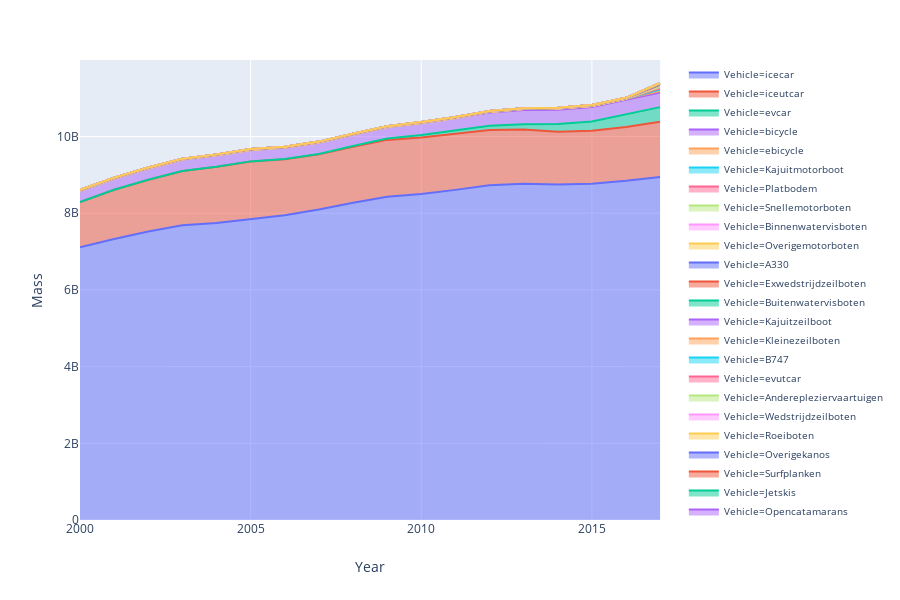

Notebook cell for this chart:
### Code cell
func.PlotMass1D(mat, D='Vehicle')

### Figure 1 — Plotly figure (JSON) as saved in the notebook; plotly's stock layout.template omitted (floating-point values rounded to 4 significant figures)
{"data": [{"hoverlabel": {"namelength": 0}, "hovertemplate": "Vehicle=icecar<br>Year=%{x}<br>Mass=%{y}", "legendgroup": "Vehicle=icecar", "line": {"color": "#636efa"}, "mode": "lines", "name": "Vehicle=icecar", "orientation": "v", "showlegend": true, "stackgroup": "1", "type": "scatter", "x": [2005, 2013, 2010, 2002, 2016, 2015, 2004, 2007, 2011, 2006, 2001, 2012, 2009, 2000, 2017, 2014, 2008, 2003], "xaxis": "x", "y": [7836000000.0, 8772000000.0, 8500000000.0, 7522000000.0, 8845000000.0, 8770000000.0, 7744000000.0, 8096000000.0, 8609000000.0, 7945000000.0, 7330000000.0, 8731000000.0, 8429000000.0, 7111000000.0, 8943000000.0, 8747000000.0, 8274000000.0, 7684000000.0], "yaxis": "y"}, {"hoverlabel": {"namelength": 0}, "hovertemplate": "Vehicle=iceutcar<br>Year=%{x}<br>Mass=%{y}", "legendgroup": "Vehicle=iceutcar", "line": {"color": "#EF553B"}, "mode": "lines", "name": "Vehicle=iceutcar", "orientation": "v", "showlegend": true, "stackgroup": "1", "type": "scatter", "x": [2013, 2009, 2004, 2015, 2016, 2003, 2017, 2006, 2010, 2005, 2008, 2001, 2011, 2007, 2012, 2014, 2000, 2002], "xaxis": "x", "y": [1409000000.0, 1484000000.0, 1468000000.0, 1379000000.0, 1401000000.0, 1416000000.0, 1442000000.0, 1462000000.0, 1478000000.0, 1513000000.0, 1461000000.0, 1280000000.0, 1459000000.0, 1439000000.0, 1439000000.0, 1380000000.0, 1179000000.0, 1351000000.0], "yaxis": "y"}, {"hoverlabel": {"namelength": 0}, "hovertemplate": "Vehicle=evcar<br>Year=%{x}<br>Mass=%{y}", "legendgroup": "Vehicle=evcar", "line": {"color": "#00cc96"}, "mode": "lines", "name": "Vehicle=evcar", "orientation": "v", "showlegend": true, "stackgroup": "1", "type": "scatter", "x": [2015, 2009, 2006, 2012, 2007, 2008, 2005, 2001, 2004, 2014, 2010, 2003, 2013, 2000, 2016, 2002, 2017, 2011], "xaxis": "x", "y": [243000000.0, 36440000.0, 7185000.0, 109300000.0, 11970000.0, 17600000.0, 2600000.0, 90360.0, 807000.0, 202000000.0, 61670000.0, 807000.0, 141300000.0, 62320.0, 328100000.0, 679300.0, 382400000.0, 86980000.0], "yaxis": "y"}, {"hoverlabel": {"namelength": 0}, "hovertemplate": "Vehicle=bicycle<br>Year=%{x}<br>Mass=%{y}", "legendgroup": "Vehicle=bicycle", "line": {"color": "#ab63fa"}, "mode": "lines", "name": "Vehicle=bicycle", "orientation": "v", "showlegend": true, "stackgroup": "1", "type": "scatter", "x": [2012, 2014, 2011, 2009, 2013, 2010, 2006, 2008, 2005, 2000, 2001, 2017, 2002, 2004, 2016, 2003, 2007, 2015], "xaxis": "x", "y": [344718400, 372892500, 331460000, 298314000, 369577900, 314887000, 298314000, 298314000, 298314000, 294999400, 294999400, 377864400, 294999400, 298314000, 377864400, 298314000, 298314000, 376207100], "yaxis": "y"}, {"hoverlabel": {"namelength": 0}, "hovertemplate": "Vehicle=ebicycle<br>Year=%{x}<br>Mass=%{y}", "legendgroup": "Vehicle=ebicycle", "line": {"color": "#FFA15A"}, "mode": "lines", "name": "Vehicle=ebicycle", "orientation": "v", "showlegend": true, "stackgroup": "1", "type": "scatter", "x": [2015, 2013, 2014, 2017, 2016, 2012], "xaxis": "x", "y": [30745000, 23650000, 28380000, 42570000, 33110000, 18920000], "yaxis": "y"}, {"hoverlabel": {"namelength": 0}, "hovertemplate": "Vehicle=Kajuitmotorboot<br>Year=%{x}<br>Mass=%{y}", "legendgroup": "Vehicle=Kajuitmotorboot", "line": {"color": "#19d3f3"}, "mode": "lines", "name": "Vehicle=Kajuitmotorboot", "orientation": "v", "showlegend": true, "stackgroup": "1", "type": "scatter", "x": [2017], "xaxis": "x", "y": [40982988], "yaxis": "y"}, {"hoverlabel": {"namelength": 0}, "hovertemplate": "Vehicle=Platbodem<br>Year=%{x}<br>Mass=%{y}", "legendgroup": "Vehicle=Platbodem", "line": {"color": "#FF6692"}, "mode": "lines", "name": "Vehicle=Platbodem", "orientation": "v", "showlegend": true, "stackgroup": "1", "type": "scatter", "x": [2017], "xaxis": "x", "y": [32010000.0], "yaxis": "y"}, {"hoverlabel": {"namelength": 0}, "hovertemplate": "Vehicle=Snellemotorboten<br>Year=%{x}<br>Mass=%{y}", "legendgroup": "Vehicle=Snellemotorboten", "line": {"color": "#B6E880"}, "mode": "lines", "name": "Vehicle=Snellemotorboten", "orientation": "v", "showlegend": true, "stackgroup": "1", "type": "scatter", "x": [2017], "xaxis": "x", "y": [30000000], "yaxis": "y"}, {"hoverlabel": {"namelength": 0}, "hovertemplate": "Vehicle=Binnenwatervisboten<br>Year=%{x}<br>Mass=%{y}", "legendgroup": "Vehicle=Binnenwatervisboten", "line": {"color": "#FF97FF"}, "mode": "lines", "name": "Vehicle=Binnenwatervisboten", "orientation": "v", "showlegend": true, "stackgroup": "1", "type": "scatter", "x": [2017], "xaxis": "x", "y": [30000000], "yaxis": "y"}, {"hoverlabel": {"namelength": 0}, "hovertemplate": "Vehicle=Overigemotorboten<br>Year=%{x}<br>Mass=%{y}", "legendgroup": "Vehicle=Overigemotorboten", "line": {"color": "#FECB52"}, "mode": "lines", "name": "Vehicle=Overigemotorboten", "orientation": "v", "showlegend": true, "stackgroup": "1", "type": "scatter", "x": [2017], "xaxis": "x", "y": [18000000], "yaxis": "y"}, {"hoverlabel": {"namelength": 0}, "hovertemplate": "Vehicle=A330<br>Year=%{x}<br>Mass=%{y}", "legendgroup": "Vehicle=A330", "line": {"color": "#636efa"}, "mode": "lines", "name": "Vehicle=A330", "orientation": "v", "showlegend": true, "stackgroup": "1", "type": "scatter", "x": [2013, 2015, 2017, 2014, 2016, 2000, 2011, 2003, 2008, 2006, 2002, 2009, 2005, 2007, 2010, 2001, 2004, 2012], "xaxis": "x", "y": [16620000.0, 15930000.0, 16730000.0, 16330000.0, 16270000.0, 16270000.0, 16560000.0, 18620000.0, 16850000.0, 16450000.0, 16670000.0, 17870000.0, 16620000.0, 16790000.0, 17250000.0, 16790000.0, 18040000.0, 16450000.0], "yaxis": "y"}, {"hoverlabel": {"namelength": 0}, "hovertemplate": "Vehicle=Exwedstrijdzeilboten<br>Year=%{x}<br>Mass=%{y}", "legendgroup": "Vehicle=Exwedstrijdzeilboten", "line": {"color": "#EF553B"}, "mode": "lines", "name": "Vehicle=Exwedstrijdzeilboten", "orientation": "v", "showlegend": true, "stackgroup": "1", "type": "scatter", "x": [2017], "xaxis": "x", "y": [8500000], "yaxis": "y"}, {"hoverlabel": {"namelength": 0}, "hovertemplate": "Vehicle=Buitenwatervisboten<br>Year=%{x}<br>Mass=%{y}", "legendgroup": "Vehicle=Buitenwatervisboten", "line": {"color": "#00cc96"}, "mode": "lines", "name": "Vehicle=Buitenwatervisboten", "orientation": "v", "showlegend": true, "stackgroup": "1", "type": "scatter", "x": [2017], "xaxis": "x", "y": [7500000], "yaxis": "y"}, {"hoverlabel": {"namelength": 0}, "hovertemplate": "Vehicle=Kajuitzeilboot<br>Year=%{x}<br>Mass=%{y}", "legendgroup": "Vehicle=Kajuitzeilboot", "line": {"color": "#ab63fa"}, "mode": "lines", "name": "Vehicle=Kajuitzeilboot", "orientation": "v", "showlegend": true, "stackgroup": "1", "type": "scatter", "x": [2017], "xaxis": "x", "y": [4679000.0], "yaxis": "y"}, {"hoverlabel": {"namelength": 0}, "hovertemplate": "Vehicle=Kleinezeilboten<br>Year=%{x}<br>Mass=%{y}", "legendgroup": "Vehicle=Kleinezeilboten", "line": {"color": "#FFA15A"}, "mode": "lines", "name": "Vehicle=Kleinezeilboten", "orientation": "v", "showlegend": true, "stackgroup": "1", "type": "scatter", "x": [2017], "xaxis": "x", "y": [4000000], "yaxis": "y"}, {"hoverlabel": {"namelength": 0}, "hovertemplate": "Vehicle=B747<br>Year=%{x}<br>Mass=%{y}", "legendgroup": "Vehicle=B747", "line": {"color": "#19d3f3"}, "mode": "lines", "name": "Vehicle=B747", "orientation": "v", "showlegend": true, "stackgroup": "1", "type": "scatter", "x": [2012, 2004, 2005, 2016, 2006, 2002, 2007, 2015, 2003, 2008, 2009, 2014, 2001, 2010, 2000, 2011, 2013, 2017], "xaxis": "x", "y": [4954500, 5321500, 5321500, 4771000, 5505000, 6789500, 5505000, 5138000, 6239000, 5505000, 5505000, 5321500, 6973000, 5138000, 6973000, 5138000, 5321500, 3853500], "yaxis": "y"}, {"hoverlabel": {"namelength": 0}, "hovertemplate": "Vehicle=evutcar<br>Year=%{x}<br>Mass=%{y}", "legendgroup": "Vehicle=evutcar", "line": {"color": "#FF6692"}, "mode": "lines", "name": "Vehicle=evutcar", "orientation": "v", "showlegend": true, "stackgroup": "1", "type": "scatter", "x": [2002, 2001, 2017, 2000, 2012, 2006, 2003, 2011, 2010, 2013, 2009, 2008, 2014, 2007, 2016, 2015, 2005, 2004], "xaxis": "x", "y": [75340.0, 80050.0, 3576000.0, 75340.0, 322500.0, 65920.0, 63570.0, 143600.0, 61210.0, 1081000.0, 49440.0, 54150.0, 1460000.0, 61210.0, 3240000.0, 2750000.0, 77690.0, 75340.0], "yaxis": "y"}, {"hoverlabel": {"namelength": 0}, "hovertemplate": "Vehicle=Anderepleziervaartuigen<br>Year=%{x}<br>Mass=%{y}", "legendgroup": "Vehicle=Anderepleziervaartuigen", "line": {"color": "#B6E880"}, "mode": "lines", "name": "Vehicle=Anderepleziervaartuigen", "orientation": "v", "showlegend": true, "stackgroup": "1", "type": "scatter", "x": [2017], "xaxis": "x", "y": [2995062], "yaxis": "y"}, {"hoverlabel": {"namelength": 0}, "hovertemplate": "Vehicle=Wedstrijdzeilboten<br>Year=%{x}<br>Mass=%{y}", "legendgroup": "Vehicle=Wedstrijdzeilboten", "line": {"color": "#FF97FF"}, "mode": "lines", "name": "Vehicle=Wedstrijdzeilboten", "orientation": "v", "showlegend": true, "stackgroup": "1", "type": "scatter", "x": [2017], "xaxis": "x", "y": [2000000], "yaxis": "y"}, {"hoverlabel": {"namelength": 0}, "hovertemplate": "Vehicle=Roeiboten<br>Year=%{x}<br>Mass=%{y}", "legendgroup": "Vehicle=Roeiboten", "line": {"color": "#FECB52"}, "mode": "lines", "name": "Vehicle=Roeiboten", "orientation": "v", "showlegend": true, "stackgroup": "1", "type": "scatter", "x": [2017], "xaxis": "x", "y": [1300000], "yaxis": "y"}, {"hoverlabel": {"namelength": 0}, "hovertemplate": "Vehicle=Overigekanos<br>Year=%{x}<br>Mass=%{y}", "legendgroup": "Vehicle=Overigekanos", "line": {"color": "#636efa"}, "mode": "lines", "name": "Vehicle=Overigekanos", "orientation": "v", "showlegend": true, "stackgroup": "1", "type": "scatter", "x": [2017], "xaxis": "x", "y": [700000], "yaxis": "y"}, {"hoverlabel": {"namelength": 0}, "hovertemplate": "Vehicle=Surfplanken<br>Year=%{x}<br>Mass=%{y}", "legendgroup": "Vehicle=Surfplanken", "line": {"color": "#EF553B"}, "mode": "lines", "name": "Vehicle=Surfplanken", "orientation": "v", "showlegend": true, "stackgroup": "1", "type": "scatter", "x": [2017], "xaxis": "x", "y": [626000], "yaxis": "y"}, {"hoverlabel": {"namelength": 0}, "hovertemplate": "Vehicle=Jetskis<br>Year=%{x}<br>Mass=%{y}", "legendgroup": "Vehicle=Jetskis", "line": {"color": "#00cc96"}, "mode": "lines", "name": "Vehicle=Jetskis", "orientation": "v", "showlegend": true, "stackgroup": "1", "type": "scatter", "x": [2017], "xaxis": "x", "y": [600000], "yaxis": "y"}, {"hoverlabel": {"namelength": 0}, "hovertemplate": "Vehicle=Opencatamarans<br>Year=%{x}<br>Mass=%{y}", "legendgroup": "Vehicle=Opencatamarans", "line": {"color": "#ab63fa"}, "mode": "lines", "name": "Vehicle=Opencatamarans", "orientation": "v", "showlegend": true, "stackgroup": "1", "type": "scatter", "x": [2017], "xaxis": "x", "y": [180000], "yaxis": "y"}, {"hoverlabel": {"namelength": 0}, "hovertemplate": "Vehicle=Openmotorboot<br>Year=%{x}<br>Mass=%{y}", "legendgroup": "Vehicle=Openmotorboot", "line": {"color": "#FFA15A"}, "mode": "lines", "name": "Vehicle=Openmotorboot", "orientation": "v", "showlegend": true, "stackgroup": "1", "type": "scatter", "x": [2017], "xaxis": "x", "y": [160700.0], "yaxis": "y"}, {"hoverlabel": {"namelength": 0}, "hovertemplate": "Vehicle=Openzeilboot<br>Year=%{x}<br>Mass=%{y}", "legendgroup": "Vehicle=Openzeilboot", "line": {"color": "#19d3f3"}, "mode": "lines", "name": "Vehicle=Openzeilboot", "orientation": "v", "showlegend": true, "stackgroup": "1", "type": "scatter", "x": [2017], "xaxis": "x", "y": [157700.0], "yaxis": "y"}, {"hoverlabel": {"namelength": 0}, "hovertemplate": "Vehicle=Zwaardboten<br>Year=%{x}<br>Mass=%{y}", "legendgroup": "Vehicle=Zwaardboten", "line": {"color": "#FF6692"}, "mode": "lines", "name": "Vehicle=Zwaardboten", "orientation": "v", "showlegend": true, "stackgroup": "1", "type": "scatter", "x": [2017], "xaxis": "x", "y": [100000], "yaxis": "y"}, {"hoverlabel": {"namelength": 0}, "hovertemplate": "Vehicle=Kanos<br>Year=%{x}<br>Mass=%{y}", "legendgroup": "Vehicle=Kanos", "line": {"color": "#B6E880"}, "mode": "lines", "name": "Vehicle=Kanos", "orientation": "v", "showlegend": true, "stackgroup": "1", "type": "scatter", "x": [2017], "xaxis": "x", "y": [60000], "yaxis": "y"}, {"hoverlabel": {"namelength": 0}, "hovertemplate": "Vehicle=Overigecatamarans<br>Year=%{x}<br>Mass=%{y}", "legendgroup": "Vehicle=Overigecatamarans", "line": {"color": "#FF97FF"}, "mode": "lines", "name": "Vehicle=Overigecatamarans", "orientation": "v", "showlegend": true, "stackgroup": "1", "type": "scatter", "x": [2017], "xaxis": "x", "y": [45000], "yaxis": "y"}, {"hoverlabel": {"namelength": 0}, "hovertemplate": "Vehicle=Open motorboot<br>Year=%{x}<br>Mass=%{y}", "legendgroup": "Vehicle=Open motorboot", "line": {"color": "#FECB52"}, "mode": "lines", "name": "Vehicle=Open motorboot", "orientation": "v", "showlegend": true, "stackgroup": "1", "type": "scatter", "x": [2017], "xaxis": "x", "y": [16900.0], "yaxis": "y"}], "layout": {"height": 600, "legend": {"font": {"size": 10}, "tracegroupgap": 0, "y": 0.5}, "margin": {"t": 60}, "xaxis": {"anchor": "y", "domain": [0, 0.98], "title": {"text": "Year"}}, "yaxis": {"anchor": "x", "domain": [0, 1], "title": {"text": "Mass"}}}}
